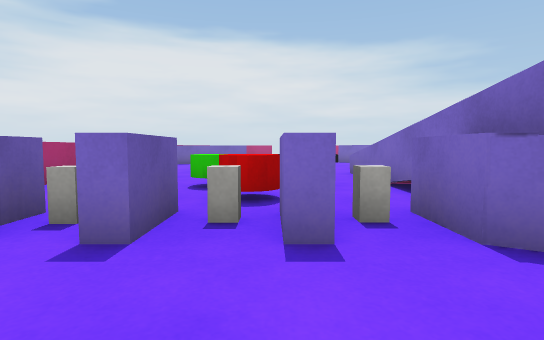
View 1 (above)

19 first-person views from a walk through a Unity game level. The camera is 0.38 m above the floor, tilts 4° down and sees 80° across. The floor is counted in squares, 0.5 m on a side. Each view is taken from the middle of a square. On the plan, view 1 faces up. The plan holds only what a view shows up to about 11 squares ahead; the rest is blank. Surface patterns are stand-ins for the level's own textures.

View 2
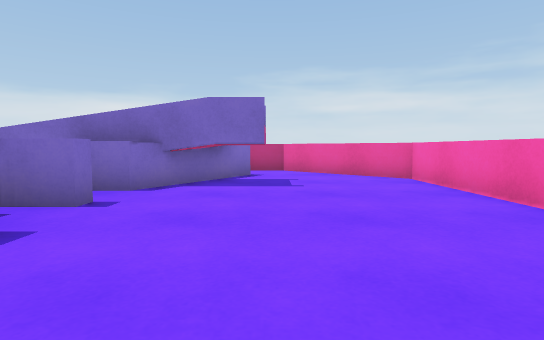

View 3
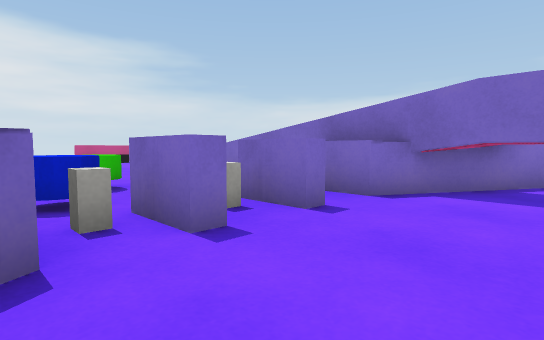

View 4
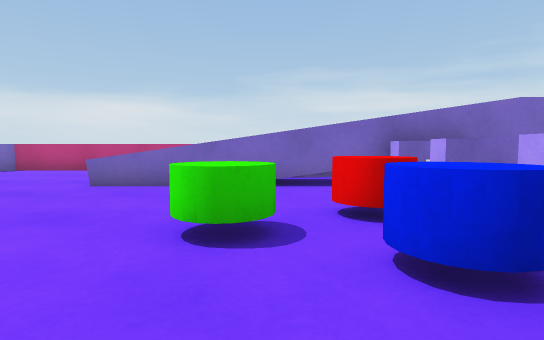

View 5
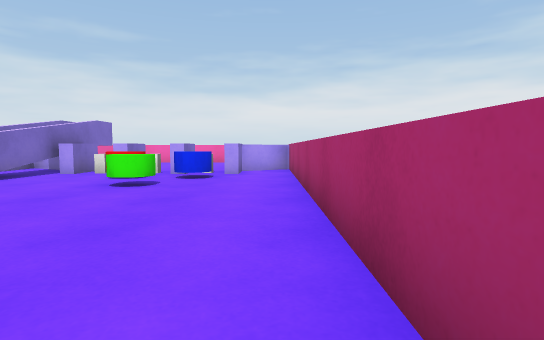

View 6
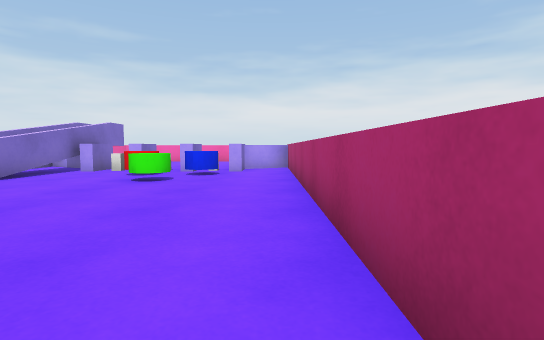

View 7
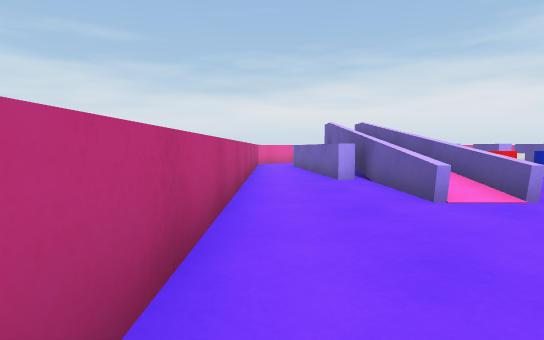

View 8
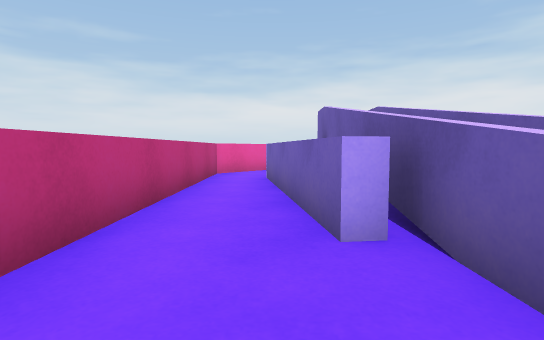

View 9
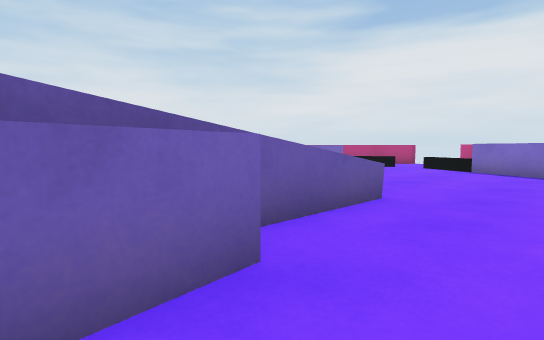

View 10
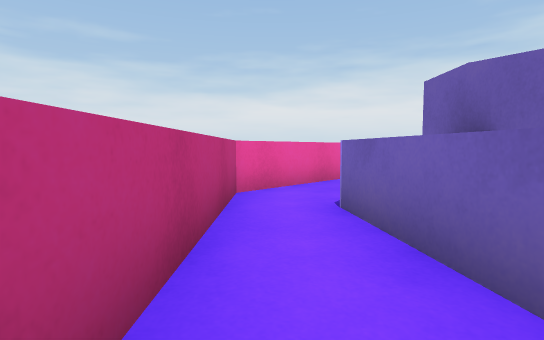

View 11
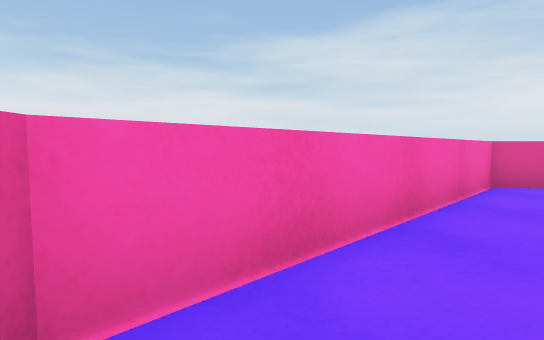

View 12
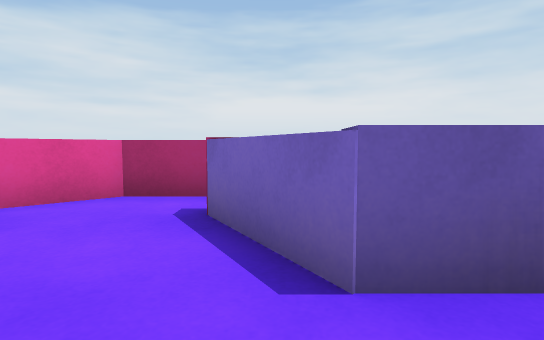

View 13
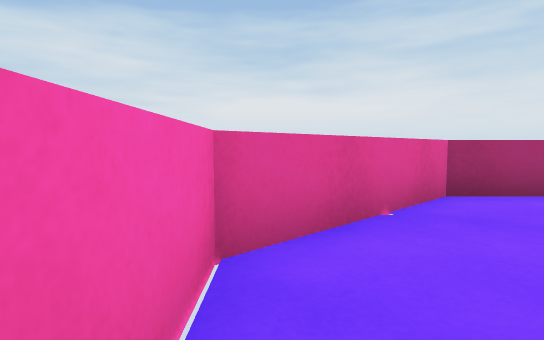

View 14
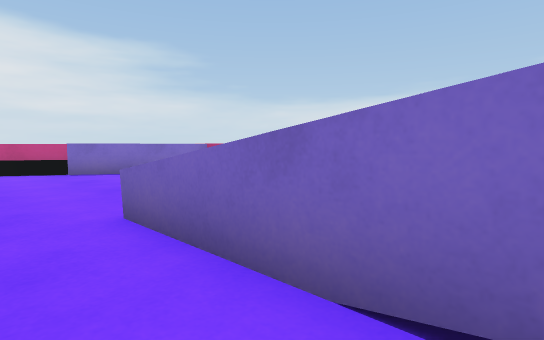

View 15
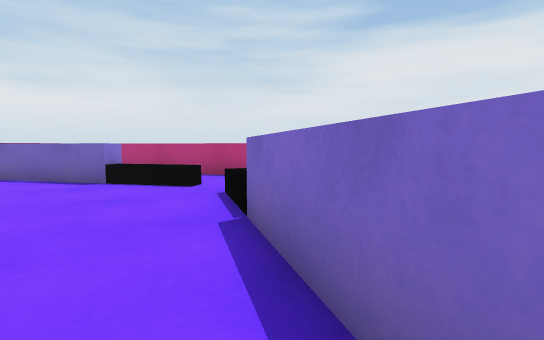

View 16
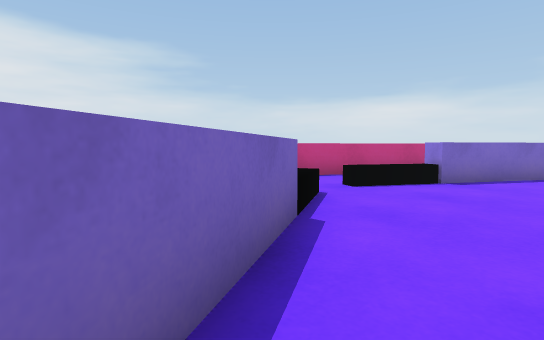

View 17
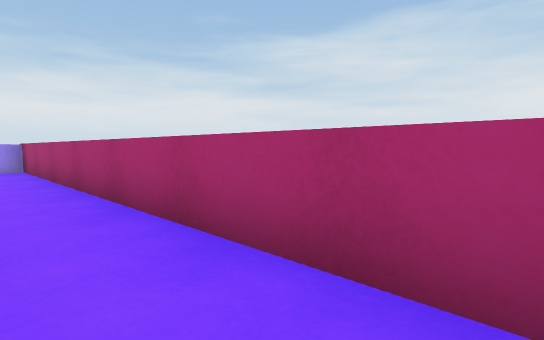

View 18
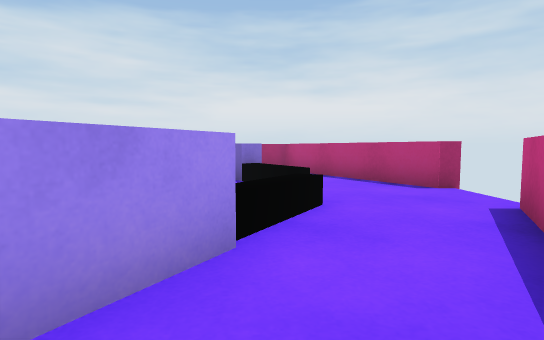

View 19
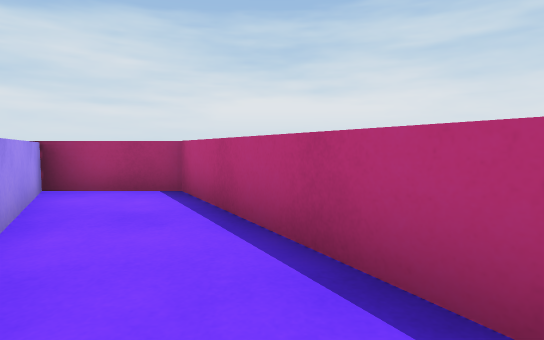

### Floor plan
Key: @ floor where view 1 was taken; # wall or solid block; . floor; / step, stairs or slope; = window, fence, low wall or low ledge; ^ raised ledge; C green cylinder; R red cylinder; B block; L blue cylinder.
Columns run from 6 left of view 1 to 7 right of it. Each row starts with its distance up from view 1.
 21       #
 20      ^^.^^
 19    ^^.....^^
 18  ^^...=.=...^
 17  #...==.==...
 16  #.###...###
 15   ##.......###
 14   ...........#
 13  #..    .....#
 12  #...   .....#
 11  #.... ......#
 10  #......=.=..#
  9  #......=/=..#
  8  #......=/=..#
  7  #...C..= =..#
  6  #...C..= =..#
  5  #..LRR.= =#.#
  4  #.BLBB.# =#.#
  3  #.B.BB.B =#.#
  2  ###....# =#.#
  1 ##......= =#.#
  0 #.....@..#...#
 -1 ^^..........^^
 -2  ^^........^^
 -3   ^#......^^
 -4    #######

Positions as (right, up) in squares from view 1, and headings:
1: (0, 0), facing up
2: (-4, 0), facing right
3: (-3, 0), facing up-right
4: (-4, 6), facing right
5: (-4, 13), facing down
6: (-4, 14), facing down
7: (6, 14), facing down
8: (5, 9), facing down
9: (6, 5), facing up-left
10: (6, 5), facing down
11: (4, -2), facing down-left
12: (-1, 2), facing left
13: (-1, -3), facing left
14: (1, 6), facing up-right
15: (6, 14), facing up-left
16: (-4, 14), facing up-right
17: (-3, 14), facing down-left
18: (6, 17), facing left
19: (1, 19), facing left
